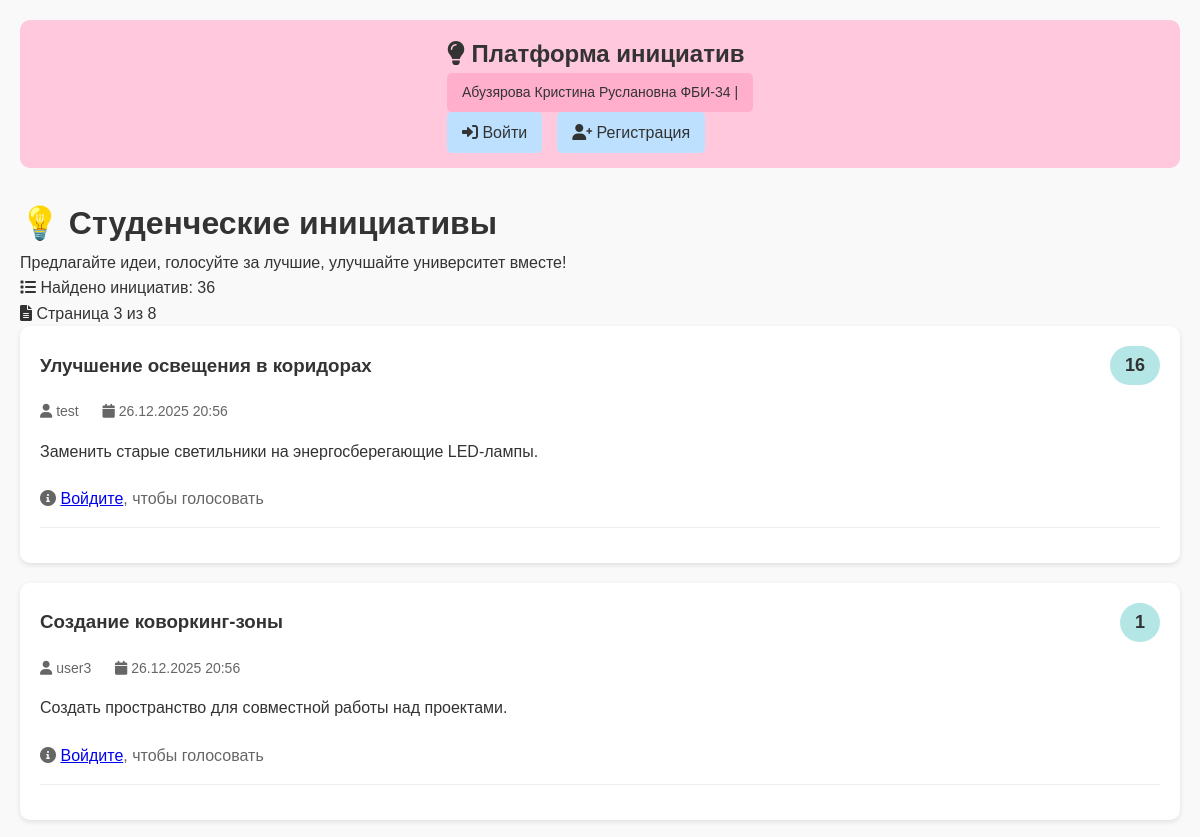
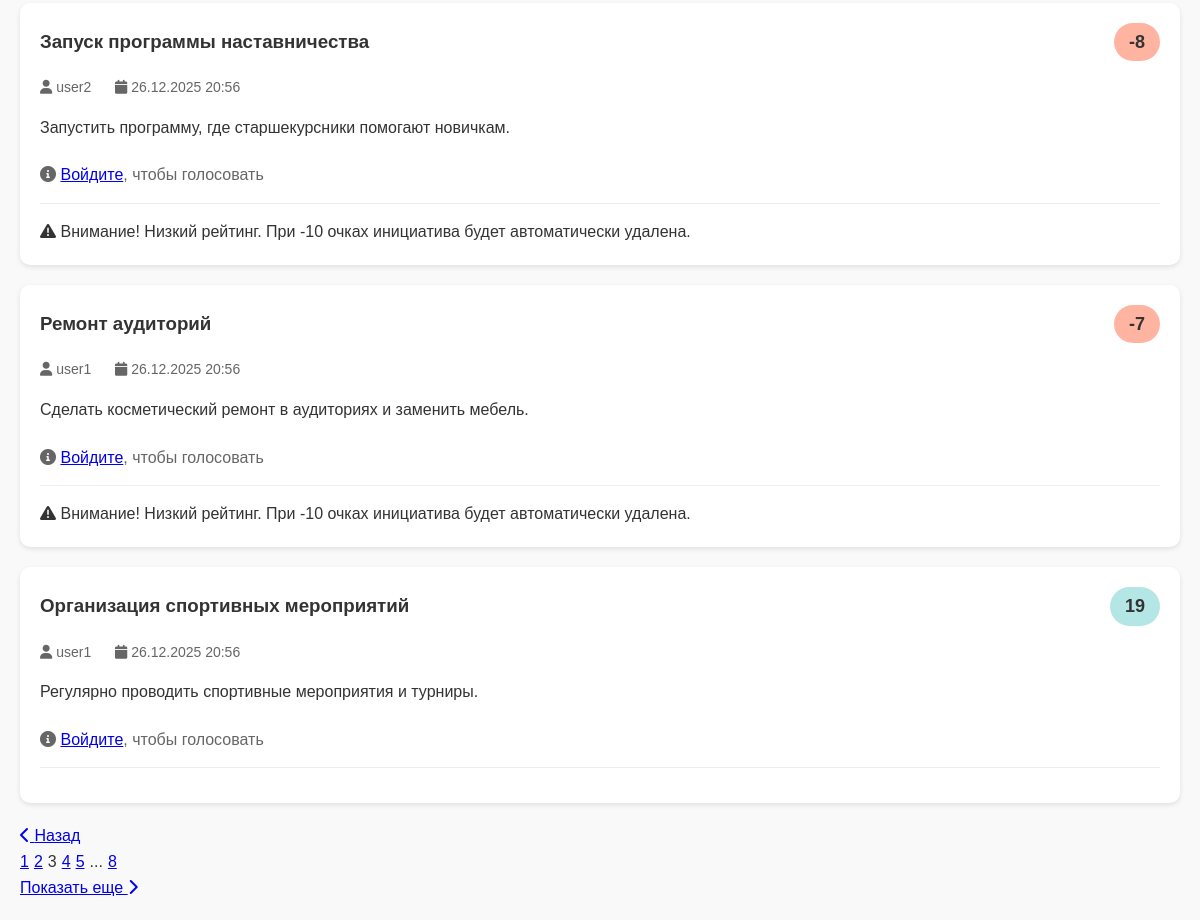
/?page=3, run on the app's committed database (2 pictures, top to bottom).
### app.py (models this page shows, shortened)
class Initiative(db.Model):
    id = db.Column(db.Integer, primary_key=True)
    title = db.Column(db.String(200), nullable=False)
    content = db.Column(db.Text, nullable=False)
    created_at = db.Column(db.DateTime, default=datetime.utcnow)
    score = db.Column(db.Integer, default=0)
    user_id = db.Column(db.Integer, db.ForeignKey('user.id'), nullable=False)
    author = db.relationship('User', backref='initiatives')

class User(db.Model):
    id = db.Column(db.Integer, primary_key=True)
    username = db.Column(db.String(80), unique=True, nullable=False)
    password_hash = db.Column(db.String(200), nullable=False)
    is_admin = db.Column(db.Boolean, default=False)
    created_at = db.Column(db.DateTime, default=datetime.utcnow)

### app.py (the view)
@app.route('/')
def index():
    page = request.args.get('page', 1, type=int)
    initiatives_query = Initiative.query.order_by(
        Initiative.created_at.desc()
    ).paginate(
        page=page,
        per_page=app.config['INITIATIVES_PER_PAGE'],
        error_out=False
    )
    current_user = get_current_user()
    user_votes = {}
    if current_user:
        votes = Vote.query.filter_by(user_id=current_user.id).all()
        for vote in votes:
            user_votes[vote.initiative_id] = vote.value
    initiatives_data = []
    for initiative in initiatives_query.items:
        initiatives_data.append({
            'id': initiative.id,
            'title': initiative.title,
            'content': initiative.content,
            'score': initiative.score,
            'created_at': initiative.created_at,
            'author': initiative.author,
            'author_id': initiative.user_id,
            'user_vote': user_votes.get(initiative.id)
        })
    return render_template('index.html',
                         initiatives=initiatives_data,
                         pagination=initiatives_query,
                         current_user=current_user,
                         student_info=STUDENT_INFO)

### app.py (called while the page is built)
def get_current_user():
    if 'user_id' in session:
        return User.query.get(session['user_id'])
    return None

### templates/index.html (shortened to what this page needs)
{% extends "base.html" %}
{% block content %}
<div class="page-header">
    <h1>💡 Студенческие инициативы</h1>
    <p>Предлагайте идеи, голосуйте за лучшие, улучшайте университет вместе!</p>
</div>
{% if initiatives %}
    <div class="initiatives-count">
        <p><i class="fas fa-list"></i> Найдено инициатив: {{ pagination.total }}</p>
        {% if pagination.pages > 1 %}
        <p><i class="fas fa-file-alt"></i> Страница {{ pagination.page }} из {{ pagination.pages }}</p>
        {% endif %}
    </div>
    {% for initiative in initiatives %}
    <div class="initiative-card">
        <div class="initiative-header">
            <h3>{{ initiative.title }}</h3>
            <div class="score {{ 'positive' if initiative.score >= 0 else 'negative' }}">
                {{ initiative.score }}
            </div>
        </div>
        <div class="initiative-meta">
            <span><i class="fas fa-user"></i> {{ initiative.author.username }}</span>
            <span><i class="fas fa-calendar"></i> {{ initiative.created_at.strftime('%d.%m.%Y %H:%M') }}</span>
        </div>
        <div class="initiative-content">
            {{ initiative.content }}
        </div>
        <div class="vote-buttons">
            {% if current_user %}
                <a href="{{ url_for('vote', initiative_id=initiative.id, value=1, page=pagination.page) }}"
                   class="btn-vote upvote {% if initiative.user_vote == 1 %}active{% endif %}">
                    <i class="fas fa-thumbs-up"></i>
                    Поддержать
                    {% if initiative.user_vote == 1 %}<span style="margin-left: 5px;">✓</span>{% endif %}
                </a>
                <a href="{{ url_for('vote', initiative_id=initiative.id, value=-1, page=pagination.page) }}"
                   class="btn-vote downvote {% if initiative.user_vote == -1 %}active{% endif %}">
                    <i class="fas fa-thumbs-down"></i>
                    Против
                    {% if initiative.user_vote == -1 %}<span style="margin-left: 5px;">✓</span>{% endif %}
                </a>
            {% else %}
                <p style="color: #666; flex: 1;">
                    <i class="fas fa-info-circle"></i>
                    <a href="{{ url_for('login') }}">Войдите</a>, чтобы голосовать
                </p>
            {% endif %}
        </div>
        <div class="action-buttons">
        </div>
        {% if initiative.score <= -5 %}
        <div class="initiative-warning">
            <i class="fas fa-exclamation-triangle"></i>
            Внимание! Низкий рейтинг. При -10 очках инициатива будет автоматически удалена.
        </div>
        {% endif %}
    </div>
    {% endfor %}
    {% if pagination.pages > 1 %}
    <div class="pagination">
        {% if pagination.has_prev %}
        <a href="{{ url_for('index', page=pagination.prev_num) }}" class="page-link">
            <i class="fas fa-chevron-left"></i> Назад
        </a>
        {% endif %}
        <div style="display: flex; gap: 5px;">
            {% for page_num in pagination.iter_pages(left_edge=1, right_edge=1, left_current=1, right_current=2) %}
                {% if page_num %}
                    {% if page_num == pagination.page %}
                    <span class="page-number active">{{ page_num }}</span>
                    {% else %}
                    <a href="{{ url_for('index', page=page_num) }}" class="page-number">{{ page_num }}</a>
                    {% endif %}
                {% else %}
                <span>...</span>
                {% endif %}
            {% endfor %}
        </div>
        {% if pagination.has_next %}
        <a href="{{ url_for('index', page=pagination.next_num) }}" class="page-link">
            Показать еще <i class="fas fa-chevron-right"></i>
        </a>
        {% endif %}
    </div>
    {% endif %}
{% endif %}
{% endblock %}

### static/css/style.css (style rules this page uses)
* { margin: 0; padding: 0; box-sizing: border-box; }
body { font-family: Arial, sans-serif; line-height: 1.6; color: #333; background-color: #f9f9f9; padding: 20px; }
.initiative-card { background: white; padding: 20px; margin-bottom: 20px; border-radius: 10px; box-shadow: 0 2px 5px rgba(0,0,0,0.1); }
.initiative-header { display: flex; justify-content: space-between; align-items: center; margin-bottom: 15px; }
.initiative-header h3 { color: #333; flex: 1; }
.score { padding: 5px 15px; border-radius: 20px; font-weight: bold; font-size: 18px; }
.score.positive { background: #b5e6e6; color: #333; }
.score.negative { background: #ffb4a2; color: #333; }
.initiative-meta { color: #666; margin-bottom: 15px; font-size: 14px; }
.initiative-meta span { margin-right: 20px; }
.initiative-content { margin-bottom: 20px; line-height: 1.8; }
.action-buttons { display: flex; gap: 10px; margin-top: 15px; padding-top: 15px; border-top: 1px solid #eee; }

### data on the page
Initiative: title "Улучшение освещения в коридорах", score "16", author.username "test", created_at "26.12.2025 20:56", content "Заменить старые светильники на энергосберегающие LED-лампы."
Initiative: title "Создание коворкинг-зоны", score "1", author.username "user3", created_at "26.12.2025 20:56", content "Создать пространство для совместной работы над проектами."
Initiative: title "Запуск программы наставничества", score "-8", author.username "user2", created_at "26.12.2025 20:56", content "Запустить программу, где старшекурсники помогают новичкам.", shows "Внимание! Низкий рейтинг. При -10 очках инициатива будет автоматически удалена."
Initiative: title "Ремонт аудиторий", score "-7", author.username "user1", created_at "26.12.2025 20:56", content "Сделать косметический ремонт в аудиториях и заменить мебель.", shows "Внимание! Низкий рейтинг. При -10 очках инициатива будет автоматически удалена."
Initiative: title "Организация спортивных мероприятий", score "19", author.username "user1", created_at "26.12.2025 20:56", content "Регулярно проводить спортивные мероприятия и турниры."

### other printed values
{{ student_info.name }} "Абузярова Кристина Руслановна ФБИ-34"
{{ pagination.total }} "36"
{{ pagination.page }} "3"
{{ pagination.pages }} "8"
{{ page_num }} "1" "2" "4" "5" "8"
{{ page_num }} "3"
